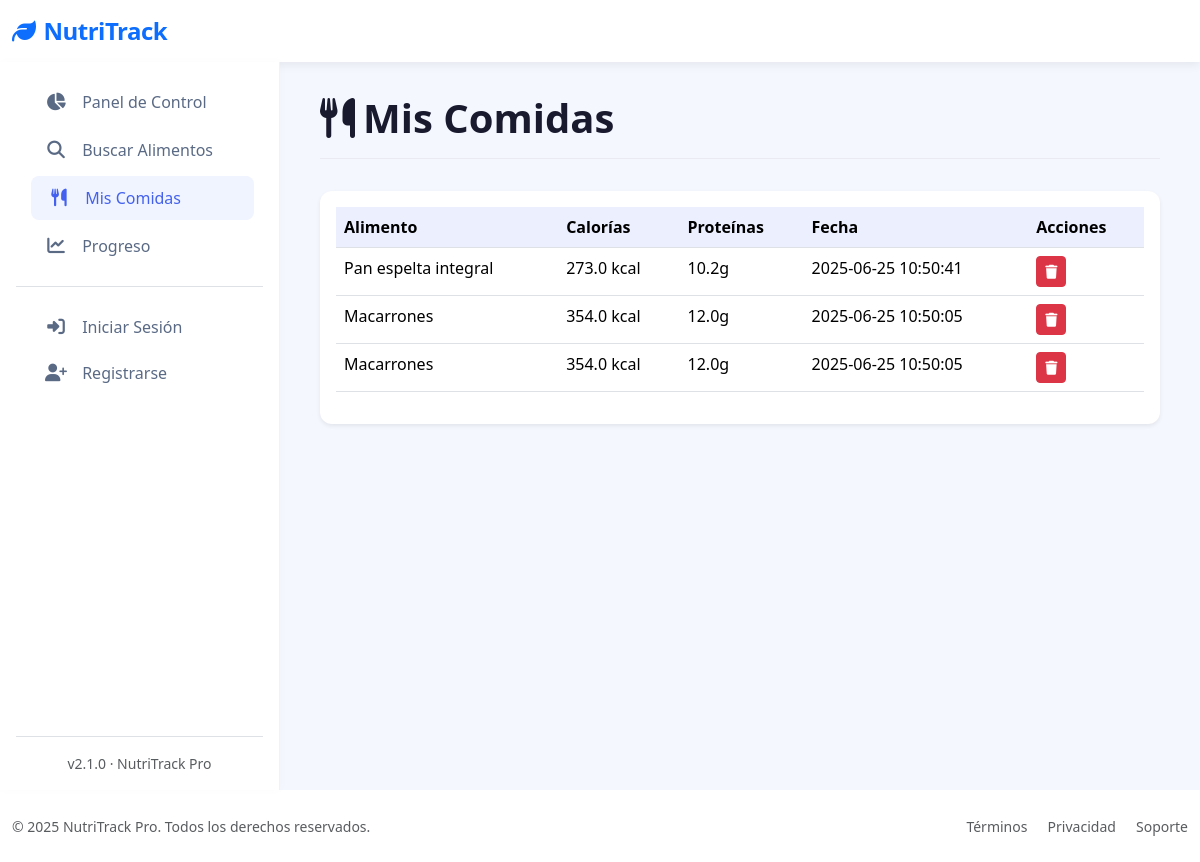
/mis-comidas (signed in), run on an earlier commit of the app's database.
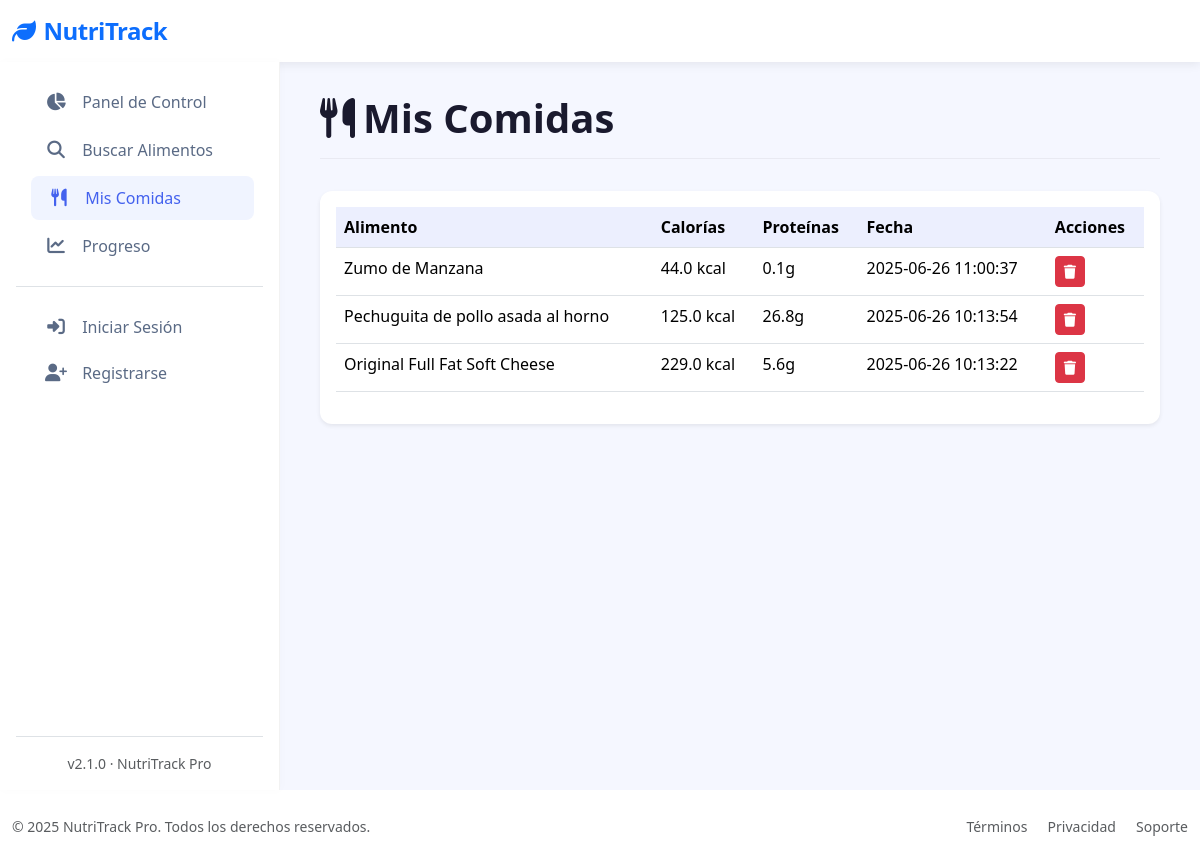
And on a later commit of the database.
### tables this page shows
CREATE TABLE food_entries (
        id INTEGER PRIMARY KEY AUTOINCREMENT,
        user_id INTEGER NOT NULL,
        food_name TEXT NOT NULL,
        calories REAL,
        proteins REAL,
        fats REAL,
        carbs REAL,
        date TIMESTAMP DEFAULT CURRENT_TIMESTAMP,
        FOREIGN KEY (user_id) REFERENCES loggin(id)
    );

### app/controllers/MyfoodsController.py (the view)
@app.route('/mis-comidas')
@login_required
def mis_comidas():
    with get_db_cursor() as cur:
        cur.execute("""
            SELECT id, food_name, calories, proteins, date
            FROM food_entries
            WHERE user_id = ?
            ORDER BY date DESC
        """, (current_user.id,))
        comidas = cur.fetchall()
    return render_template('Myfoods/mis_comidas.html', comidas=comidas)

### app/__init__.py (called while the page is built)
@login_manager.user_loader
def load_user(user_id):
    return User.get_by_id(user_id)

### app/conexion.py (called while the page is built)
@contextmanager
def get_db_connection():
    conn = sqlite3.connect(DATABASE)
    conn.row_factory = sqlite3.Row  # Esto permite acceso como diccionario
    try:
        yield conn
    finally:
        conn.close()

@contextmanager
def get_db_cursor():
    with get_db_connection() as conn:
        cursor = conn.cursor()
        try:
            yield cursor
            conn.commit()
        except:
            conn.rollback()
            raise

### app/models/LoginGoogleModel.py (called while the page is built)
    @staticmethod
    def get_by_id(user_id):
        with get_db_cursor() as cur:
            cur.execute("SELECT * FROM loggin WHERE id = ?", (user_id,))
            user = cur.fetchone()
            if user:
                return User(
                    id=user['id'],
                    username=user['username'],
                    email=user['email'] if 'email' in user.keys() else None,
                    google_id=user['google_id'] if 'google_id' in user.keys() else None
                )
        return None

### app/templates/Myfoods/mis_comidas.html (shortened to what this page needs)
{% extends "base.html" %}
{% block section %}
<div class="page-header">
  <h1 class="page-title">
    <i class="fas fa-utensils me-2"></i>Mis Comidas
  </h1>
</div>
<div class="card border-0 shadow-sm">
  <div class="card-body">
    {% if comidas %}
    <div class="table-responsive">
      <table class="table table-hover">
        <thead>
          <tr>
            <th>Alimento</th>
            <th>Calorías</th>
            <th>Proteínas</th>
            <th>Fecha</th>
            <th>Acciones</th>
          </tr>
        </thead>
        <tbody>
          {% for comida in comidas %}
          <tr>
            <td>{{ comida['food_name'] }}</td>
            <td>{{ comida['calories'] }} kcal</td>
            <td>{{ comida['proteins'] }}g</td>
            <td>{{ comida['date'] }}</td>
            <td>
              <form method="POST" action="{{ url_for('eliminar_comida', comida_id=comida['id']) }}">
                <button type="submit" class="btn btn-sm btn-danger">
                  <i class="fas fa-trash"></i>
                </button>
              </form>
            </td>
          </tr>
          {% endfor %}
        </tbody>
      </table>
    </div>
    {% else %}
    <div class="text-center py-5">
      <i class="fas fa-utensils fa-3x text-muted mb-3"></i>
      <h5 class="fw-medium">No hay comidas registradas</h5>
      <p class="text-muted">Busca y añade alimentos para verlos aquí.</p>
    </div>
    {% endif %}
  </div>
</div>
{% endblock %}

What changed in the data, as far as the page shows it:
removed food_entries: food_name "Pan espelta integral", calories "273.0", proteins "10.2", date "2025-06-25 10:50:41"
removed food_entries: food_name "Macarrones", calories "354.0", proteins "12.0", date "2025-06-25 10:50:05"
removed food_entries: food_name "Macarrones", calories "354.0", proteins "12.0", date "2025-06-25 10:50:05"
added food_entries: food_name "Zumo de Manzana", calories "44.0", proteins "0.1", date "2025-06-26 11:00:37"
added food_entries: food_name "Pechuguita de pollo asada al horno", calories "125.0", proteins "26.8", date "2025-06-26 10:13:54"
added food_entries: food_name "Original Full Fat Soft Cheese", calories "229.0", proteins "5.6", date "2025-06-26 10:13:22"
